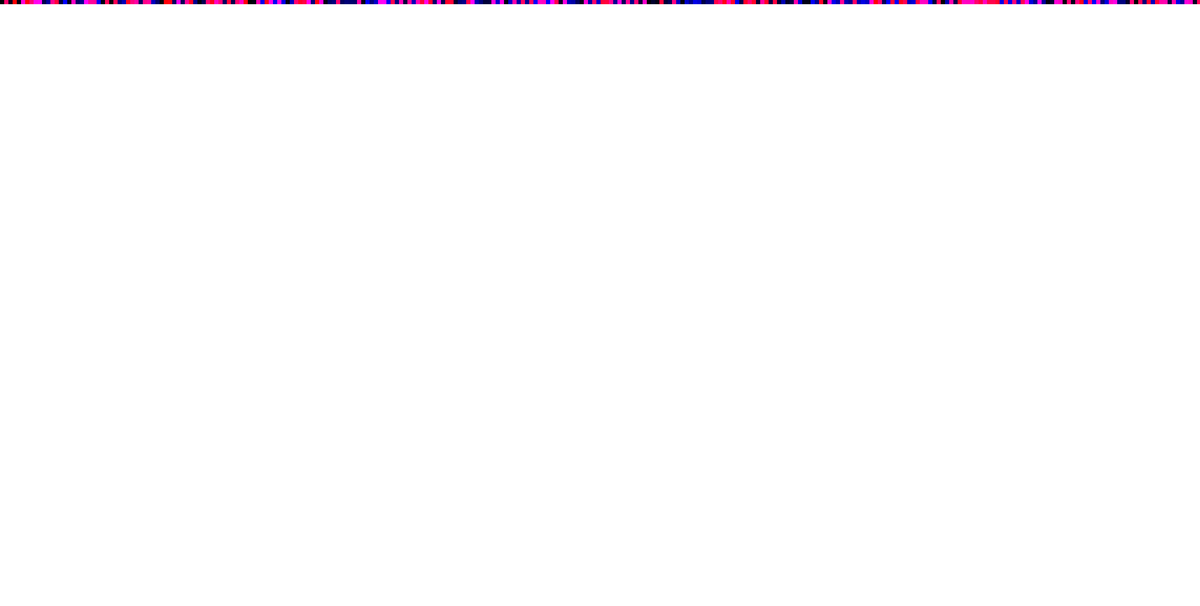
Frame 1 (no input)
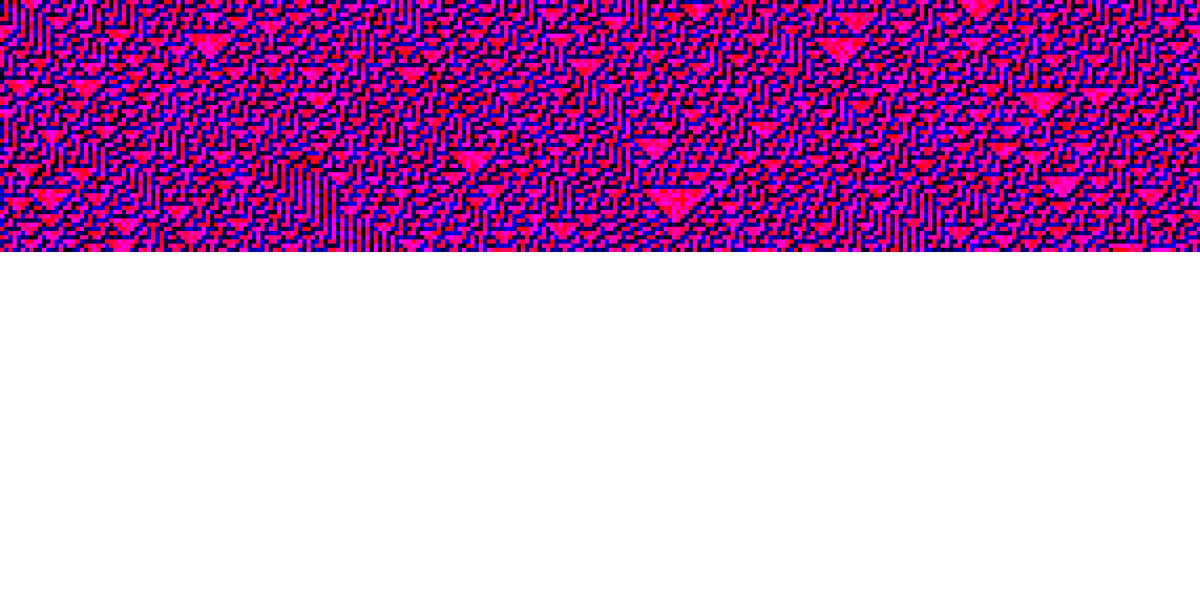
Frame 60 (no input)
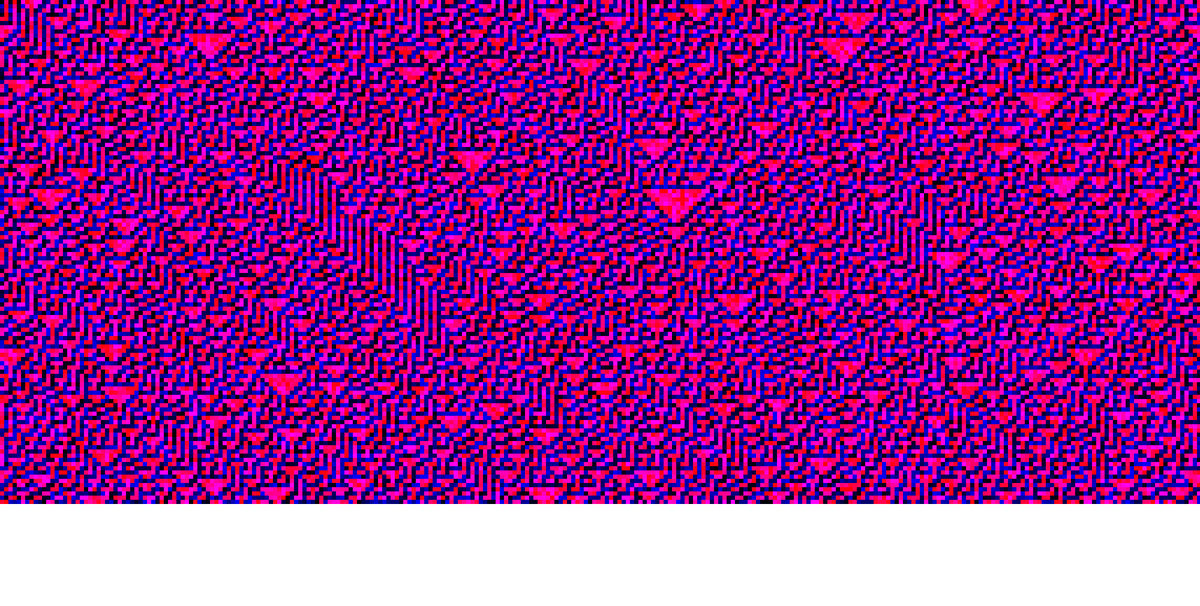
Frame 120 (the mouse pressed at the canvas centre since frame 60)

The p5.js sketch that drew these frames (run headless with seeded random() and noise() and a simulated clock; from frame 60 on, the mouse is pressed at the canvas centre):

// p5.js sketch
// ── sketch.js
let cells = [];
let w = 7;
let y = 0;
let rulevalue = 30;
let ruleset = rulevalue.toString(2);


while (ruleset.length < 8)
{
  ruleset = '0' + ruleset;
}

function setup() {
  createCanvas(2000, 1010);
  let total = width/w;
  for (let i = 0; i < total; i++)
  {
    cells[i] = floor(random(2));
  }
  //For wolframs setup set cells[i] = 0 above and uncomment below
  //cells[floor(total/2)] = 1;
}
function draw() {
  
  for (let i = 0; i < cells.length; i++)
  {
    let x = i * w;
    noStroke();
    fill(255 - cells[i]*255, 0, random(0,255));
    square(x, y, w);
  }

  y += w;
  let len = cells.length;
  let nextCells = [];
  for (let i = 0; i < len; i++)
  {
    let left = cells[(i-1 + len) % len];
    let right = cells[(i+1 + len) % len];
    let state = cells[i];
    let newState = calculateState(left, state, right);
    nextCells[i] = newState;
  }

  cells = nextCells;

}

function calculateState(a, b, c)
{
  //Zeroth place of ruleset corresponds to 111
  //and descends to 000 at index 7
  //makes string of 3 binary digits 
  //then converts it to decimal 0-7
  //then flips so that 0 goes to 7 and 7 goes to 0
  let neighborhood = '' + a + b + c;
  let value = 7 - parseInt(neighborhood, 2);
  return parseInt(ruleset[value]);

}
